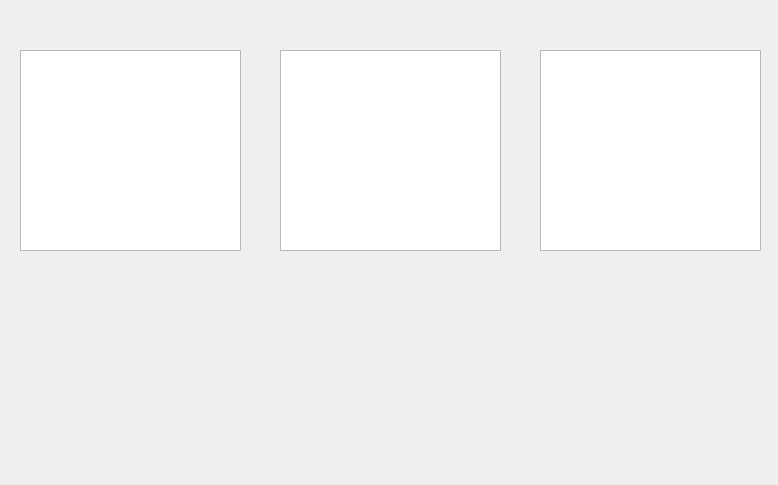
<?xml version="1.0" encoding="UTF-8"?>
<ui version="4.0">
 <class>polinom</class>
 <widget class="QWidget" name="polinom">
  <property name="geometry">
   <rect>
    <x>0</x>
    <y>0</y>
    <width>778</width>
    <height>485</height>
   </rect>
  </property>
  <property name="windowTitle">
   <string>Form</string>
  </property>
  <widget class="QTableWidget" name="tableWidget">
   <property name="geometry">
    <rect>
     <x>20</x>
     <y>50</y>
     <width>221</width>
     <height>201</height>
    </rect>
   </property>
  </widget>
  <widget class="QTableWidget" name="tableWidget_2">
   <property name="geometry">
    <rect>
     <x>280</x>
     <y>50</y>
     <width>221</width>
     <height>201</height>
    </rect>
   </property>
  </widget>
  <widget class="QTableWidget" name="tableWidget_3">
   <property name="geometry">
    <rect>
     <x>540</x>
     <y>50</y>
     <width>221</width>
     <height>201</height>
    </rect>
   </property>
  </widget>
 </widget>
 <resources/>
 <connections/>
</ui>
